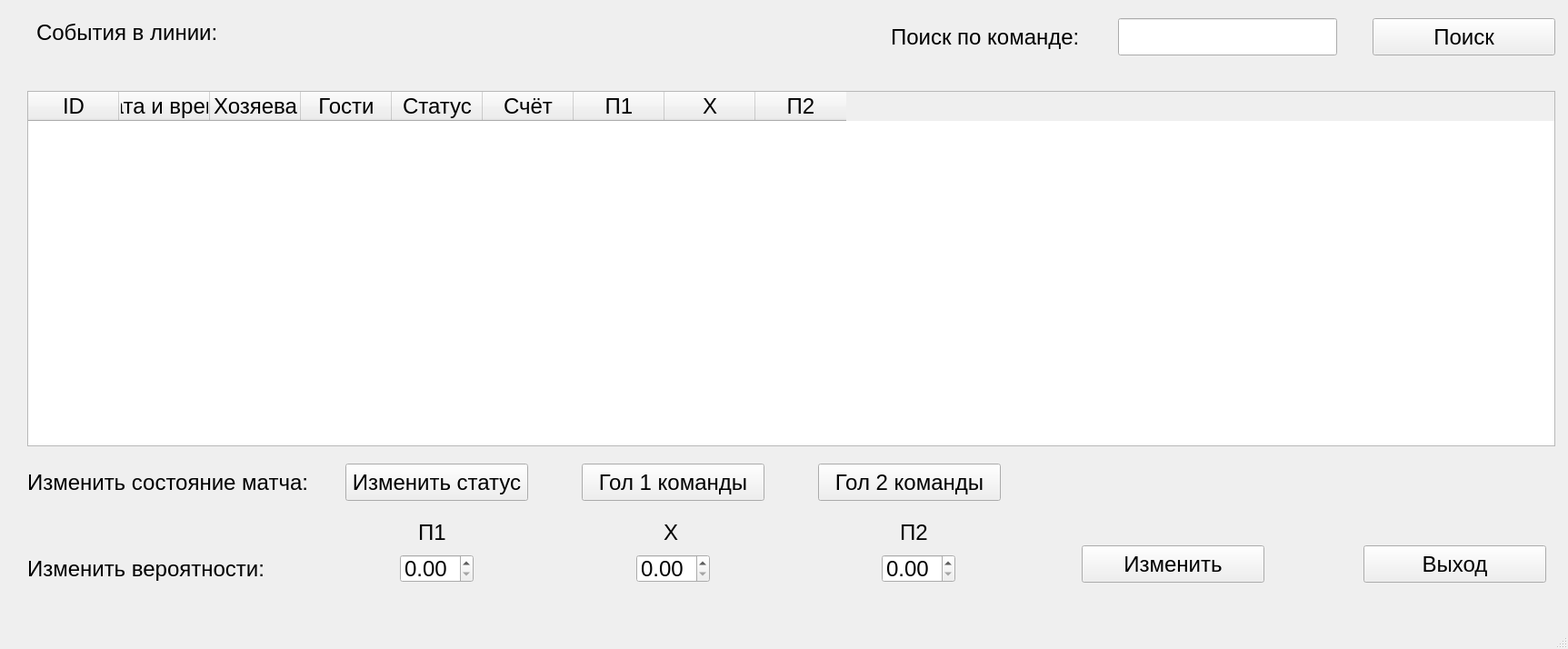
<?xml version="1.0" encoding="UTF-8"?>
<ui version="4.0">
 <class>MainWindow</class>
 <widget class="QMainWindow" name="MainWindow">
  <property name="geometry">
   <rect>
    <x>0</x>
    <y>0</y>
    <width>1725</width>
    <height>714</height>
   </rect>
  </property>
  <property name="font">
   <font>
    <pointsize>18</pointsize>
   </font>
  </property>
  <property name="windowTitle">
   <string>MainWindow</string>
  </property>
  <widget class="QWidget" name="centralwidget">
   <widget class="QTableWidget" name="gameTable">
    <property name="geometry">
     <rect>
      <x>30</x>
      <y>100</y>
      <width>1681</width>
      <height>391</height>
     </rect>
    </property>
    <column>
     <property name="text">
      <string>ID</string>
     </property>
    </column>
    <column>
     <property name="text">
      <string>Дата и время</string>
     </property>
    </column>
    <column>
     <property name="text">
      <string>Хозяева</string>
     </property>
    </column>
    <column>
     <property name="text">
      <string>Гости</string>
     </property>
    </column>
    <column>
     <property name="text">
      <string>Статус</string>
     </property>
    </column>
    <column>
     <property name="text">
      <string>Счёт</string>
     </property>
    </column>
    <column>
     <property name="text">
      <string>П1</string>
     </property>
    </column>
    <column>
     <property name="text">
      <string>X</string>
     </property>
    </column>
    <column>
     <property name="text">
      <string>П2</string>
     </property>
    </column>
   </widget>
   <widget class="QLabel" name="label">
    <property name="geometry">
     <rect>
      <x>30</x>
      <y>440</y>
      <width>141</width>
      <height>21</height>
     </rect>
    </property>
    <property name="text">
     <string/>
    </property>
   </widget>
   <widget class="QLabel" name="label_2">
    <property name="geometry">
     <rect>
      <x>40</x>
      <y>20</y>
      <width>371</width>
      <height>31</height>
     </rect>
    </property>
    <property name="text">
     <string>События в линии:</string>
    </property>
   </widget>
   <widget class="QLabel" name="label_3">
    <property name="geometry">
     <rect>
      <x>30</x>
      <y>510</y>
      <width>311</width>
      <height>41</height>
     </rect>
    </property>
    <property name="text">
     <string>Изменить состояние матча:</string>
    </property>
   </widget>
   <widget class="QLabel" name="label_4">
    <property name="geometry">
     <rect>
      <x>30</x>
      <y>610</y>
      <width>281</width>
      <height>31</height>
     </rect>
    </property>
    <property name="text">
     <string>Изменить вероятности:</string>
    </property>
   </widget>
   <widget class="QPushButton" name="changeStatusButton">
    <property name="geometry">
     <rect>
      <x>380</x>
      <y>510</y>
      <width>201</width>
      <height>41</height>
     </rect>
    </property>
    <property name="text">
     <string>Изменить статус</string>
    </property>
   </widget>
   <widget class="QPushButton" name="firstGoalButton">
    <property name="geometry">
     <rect>
      <x>640</x>
      <y>510</y>
      <width>201</width>
      <height>41</height>
     </rect>
    </property>
    <property name="text">
     <string>Гол 1 команды</string>
    </property>
   </widget>
   <widget class="QPushButton" name="secondGoalButton">
    <property name="geometry">
     <rect>
      <x>900</x>
      <y>510</y>
      <width>201</width>
      <height>41</height>
     </rect>
    </property>
    <property name="text">
     <string>Гол 2 команды</string>
    </property>
   </widget>
   <widget class="QLabel" name="label_5">
    <property name="geometry">
     <rect>
      <x>460</x>
      <y>570</y>
      <width>41</width>
      <height>31</height>
     </rect>
    </property>
    <property name="text">
     <string>П1</string>
    </property>
   </widget>
   <widget class="QLabel" name="label_6">
    <property name="geometry">
     <rect>
      <x>730</x>
      <y>570</y>
      <width>41</width>
      <height>31</height>
     </rect>
    </property>
    <property name="text">
     <string>Х</string>
    </property>
   </widget>
   <widget class="QLabel" name="label_7">
    <property name="geometry">
     <rect>
      <x>990</x>
      <y>570</y>
      <width>41</width>
      <height>31</height>
     </rect>
    </property>
    <property name="text">
     <string>П2</string>
    </property>
   </widget>
   <widget class="QDoubleSpinBox" name="p1Spin">
    <property name="geometry">
     <rect>
      <x>440</x>
      <y>610</y>
      <width>81</width>
      <height>31</height>
     </rect>
    </property>
   </widget>
   <widget class="QDoubleSpinBox" name="xSpin">
    <property name="geometry">
     <rect>
      <x>700</x>
      <y>610</y>
      <width>81</width>
      <height>31</height>
     </rect>
    </property>
   </widget>
   <widget class="QDoubleSpinBox" name="p2Spin">
    <property name="geometry">
     <rect>
      <x>970</x>
      <y>610</y>
      <width>81</width>
      <height>31</height>
     </rect>
    </property>
   </widget>
   <widget class="QLabel" name="label_8">
    <property name="geometry">
     <rect>
      <x>980</x>
      <y>20</y>
      <width>221</width>
      <height>41</height>
     </rect>
    </property>
    <property name="text">
     <string>Поиск по команде:</string>
    </property>
   </widget>
   <widget class="QLineEdit" name="searchEdit">
    <property name="geometry">
     <rect>
      <x>1230</x>
      <y>20</y>
      <width>241</width>
      <height>41</height>
     </rect>
    </property>
   </widget>
   <widget class="QPushButton" name="searchButton">
    <property name="geometry">
     <rect>
      <x>1510</x>
      <y>20</y>
      <width>201</width>
      <height>41</height>
     </rect>
    </property>
    <property name="text">
     <string>Поиск</string>
    </property>
   </widget>
   <widget class="QPushButton" name="coefButton">
    <property name="geometry">
     <rect>
      <x>1190</x>
      <y>600</y>
      <width>201</width>
      <height>41</height>
     </rect>
    </property>
    <property name="text">
     <string>Изменить</string>
    </property>
   </widget>
   <widget class="QPushButton" name="exitButton">
    <property name="geometry">
     <rect>
      <x>1500</x>
      <y>600</y>
      <width>201</width>
      <height>41</height>
     </rect>
    </property>
    <property name="text">
     <string>Выход</string>
    </property>
   </widget>
  </widget>
  <widget class="QMenuBar" name="menubar">
   <property name="geometry">
    <rect>
     <x>0</x>
     <y>0</y>
     <width>1725</width>
     <height>33</height>
    </rect>
   </property>
  </widget>
  <widget class="QStatusBar" name="statusbar"/>
 </widget>
 <resources/>
 <connections/>
</ui>
